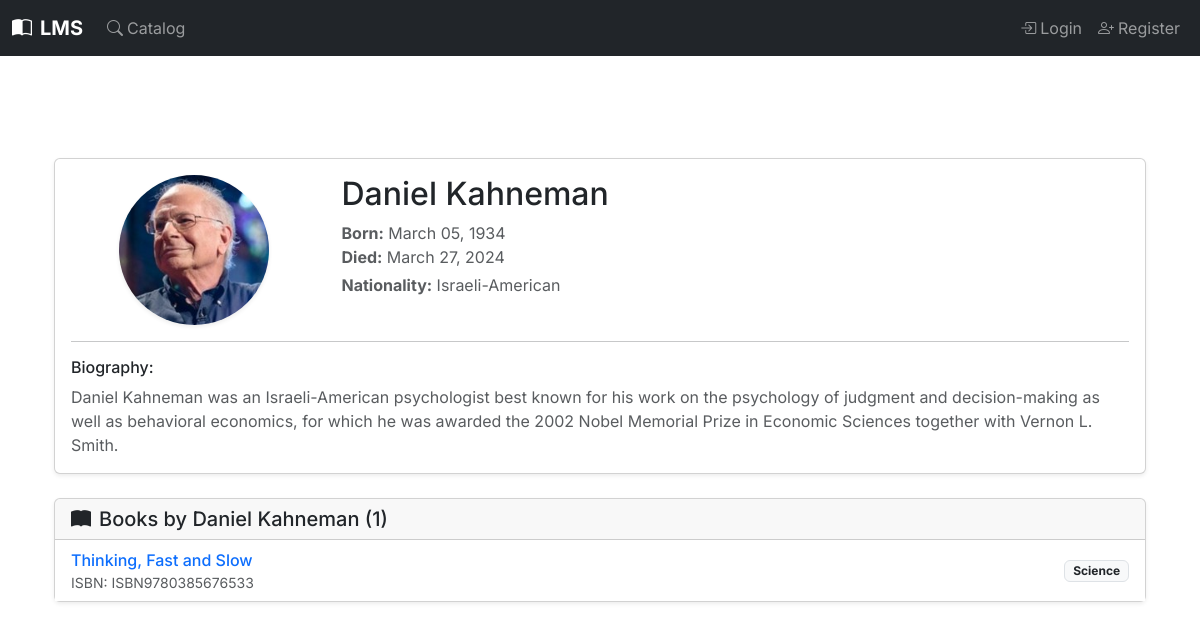
/author/1/, run on an earlier commit of the app's database.
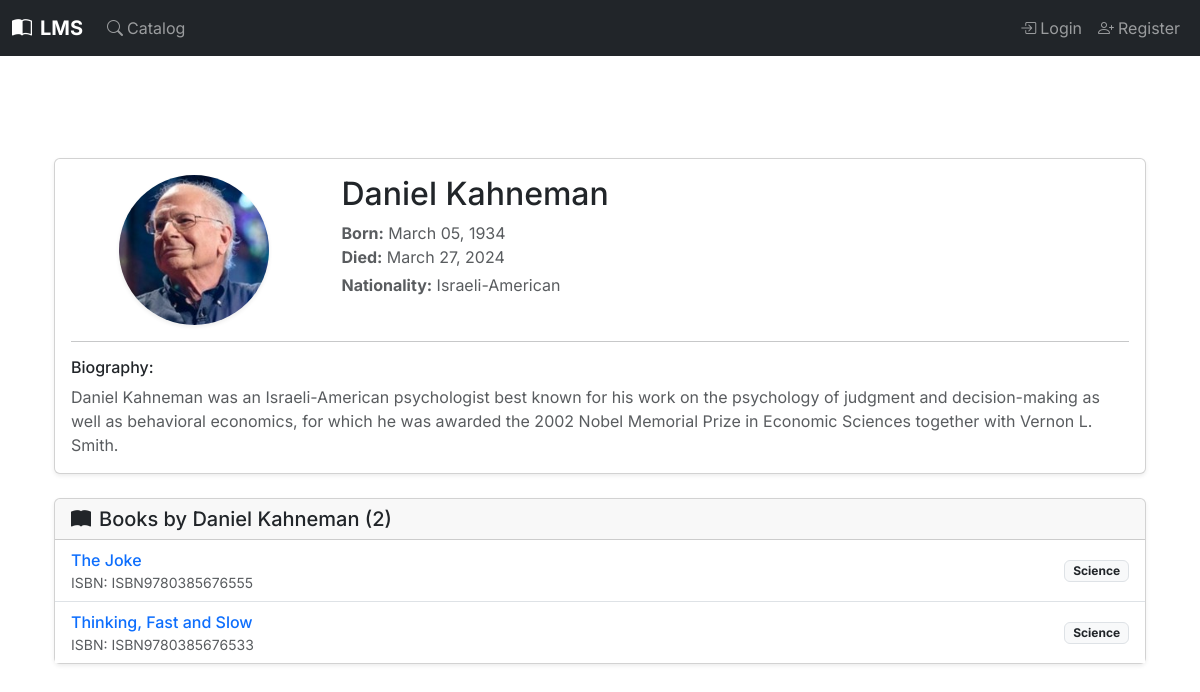
And on a later commit of the database.
### books/models.py (models this page shows, shortened)
class Book(models.Model):
    isbn = models.CharField(
        _('ISBN-13'),
        max_length=17,
        primary_key=True,
        unique=True,
        validators=[isbn_validator],
        help_text=_('13 Character ISBN number. Must be unique. (e.g., 978-0596009205)')
    )
    title = models.CharField(
        max_length=255,
        help_text=_("Enter the title of the book")
    )
    authors = models.ManyToManyField(
        Author,
        related_name='books',
        help_text=_("Select or add authors for this book")
    )
    publisher = models.CharField(
        max_length=200,
        blank=True,
        null=True,
        help_text=_("Publisher of the book (optional)")
    )
    publication_date = models.DateField(
        null=True,
        blank=True,
        help_text=_("Date the book was published (optional)")
    )
    edition = models.CharField(
        max_length=100,
        blank=True,
        null=True,
        help_text=_("e.g., 1st Edition, Revised Edition (optional)")
    )
    page_count = models.PositiveIntegerField(
        null=True,
        blank=True,
        help_text=_("Total number of pages (optional)")
    )
    description = models.TextField(
        blank=True,
        null=True,
        help_text=_("A brief description or summary of the book (optional)")
    )
    cover_image = models.ImageField(
        _("Cover Image"),
        upload_to='book_covers/',
        blank=True,
        null=True,
        help_text=_("Upload the book's cover image (optional).")
    )
    categories = models.ManyToManyField(
        Category,
        related_name='books',
        help_text=_("Select or add categories for this book")
    )
    date_added_to_system = models.DateTimeField(
        auto_now_add=True,
        help_text=_("Date this book record was added to the system")
    )
    last_updated = models.DateTimeField(
        auto_now=True,
        help_text=_("Date this book record was last updated")
    )
    total_borrows = models.PositiveIntegerField(
        default=0,
        help_text=_("How many times this book title has been borrowed overall")
    )
    def display_authors(self):
        """Helper method to display authors in the Django admin interface."""
        return ', '.join(author.name for author in self.authors.all()[:3])
    display_authors.short_description = _('Authors')
    def display_categories(self):
        """Helper method to display categories in the Django admin interface."""
        return ', '.join(category.name for category in self.categories.all()[:3])
    display_categories.short_description = _('Categories')
    class Meta:
        ordering = ['title', 'isbn']
        verbose_name = _('Book')
        verbose_name_plural = _('Books')

class Category(models.Model):
    name = models.CharField(
        max_length=100,
        unique=True,
        help_text=_("Enter a book category (e.g., Science Fiction, Programming, History)")
    )
    description = models.TextField(
        blank=True,
        null=True,
        help_text=_("A short description of the category (optional)")
    )
    class Meta:
        ordering = ['name']
        verbose_name = _('Category')
        verbose_name_plural = _('Categories')

### books/views.py (the view)
# urls.py: path('author/<int:pk>/', views.PortalAuthorDetailView.as_view(), name='portal_author_detail'),
class PortalAuthorDetailView(DetailView):
    model = Author
    template_name = 'books/portal/author_detail.html'
    context_object_name = 'author'
    pk_url_kwarg = 'pk'
    def get_context_data(self, **kwargs):
        context = super().get_context_data(**kwargs)
        author = self.get_object()
        context['page_title'] = f"Author: {author.name}"
        context['view_context'] = 'portal'
        context['can_edit_this_object'] = False
        context['books_by_author'] = Book.objects.filter(authors=author).prefetch_related('categories').order_by('title')
        context['back_url'] = self.request.META.get('HTTP_REFERER', reverse_lazy('books:portal_catalog'))
        return context

### books/templates/books/portal/author_detail.html (shortened to what this page needs)
{% extends "portal/portal_base.html" %}
{% load static %}
{% load bootstrap5 %}
{% block portal_content %}
    {% include "books/_author_detail_content.html" %}
{% endblock portal_content %}

### books/templates/books/_author_detail_content.html (shortened to what this page needs)
{% load static %}
{% load bootstrap5 %}
<div class="container py-4">
    <div class="card shadow-sm mb-4">
        <div class="card-body">
            <div class="row">
                <div class="col-md-3 text-center mb-3 mb-md-0">
                    {% if author.author_photo %}
                        <img src="{{ author.author_photo.url }}" alt="{{ author.name }}" class="img-fluid rounded-circle shadow-sm" style="max-width: 150px; max-height: 150px; object-fit: cover;">
                    {% else %}
                        <div class="bg-light rounded-circle d-flex align-items-center justify-content-center text-secondary" style="width: 150px; height: 150px;">
                            <i class="bi bi-person-fill" style="font-size: 5rem;"></i>
                        </div>
                    {% endif %}
                </div>
                <div class="col">
                    <h1 class="card-title h2">{{ author.name }}</h1>
                    <p class="card-text text-muted mb-1">
                        <strong>Born:</strong> {{ author.date_of_birth|date:"F d, Y"|default:"N/A" }}
                        {% if author.date_of_death %}
                            <br><strong>Died:</strong> {{ author.date_of_death|date:"F d, Y" }}
                        {% endif %}
                    </p>
                    {% if author.nationality %}
                        <p class="card-text text-muted mb-1"><strong>Nationality:</strong> {{ author.nationality }}</p>
                    {% endif %}
                </div>
            </div>
            <hr>
            <h6>Biography:</h6>
            {% if author.biography %}
                <div class="text-muted" style="white-space: pre-wrap;">{{ author.biography|linebreaksbr }}</div>
            {% else %}
                <p class="text-muted fst-italic">No biography available.</p>
            {% endif %}
        </div>
    </div>
    <div class="card shadow-sm">
        <div class="card-header">
            <h5 class="mb-0"><i class="bi bi-book-fill me-2"></i>Books by {{ author.name }} ({{ books_by_author.count }})</h5>
        </div>
        <div class="card-body p-0">
            {% if books_by_author %}
            <ul class="list-group list-group-flush">
                {% for book_item in books_by_author %}
                <li class="list-group-item d-flex justify-content-between align-items-center">
                    <div>
                        <a href="{% if view_context == 'dashboard' %}{% url 'books:dashboard_book_detail' isbn=book_item.isbn %}{% else %}{% url 'books:portal_book_detail' isbn=book_item.isbn %}{% endif %}" class="text-decoration-none fw-medium">
                            {{ book_item.title }}
                        </a>
                        <small class="d-block text-muted">ISBN: {{ book_item.isbn }}</small>
                    </div>
                    <span class="badge bg-light text-dark border">
                        {{ book_item.categories.first.name|default:"" }}{% if book_item.categories.count > 1 %} & more{% endif %}
                    </span>
                </li>
                {% endfor %}
            </ul>
            {% else %}
            <p class="p-3 text-muted mb-0">No books found for this author in the system.</p>
            {% endif %}
        </div>
    </div>
</div>

What changed in the data, as far as the page shows it:
added Book: title "The Joke", isbn "ISBN9780385676555", categories.first.name "Science"
Also different on the page:
{{ books_by_author.count }}: "1" → "2"
